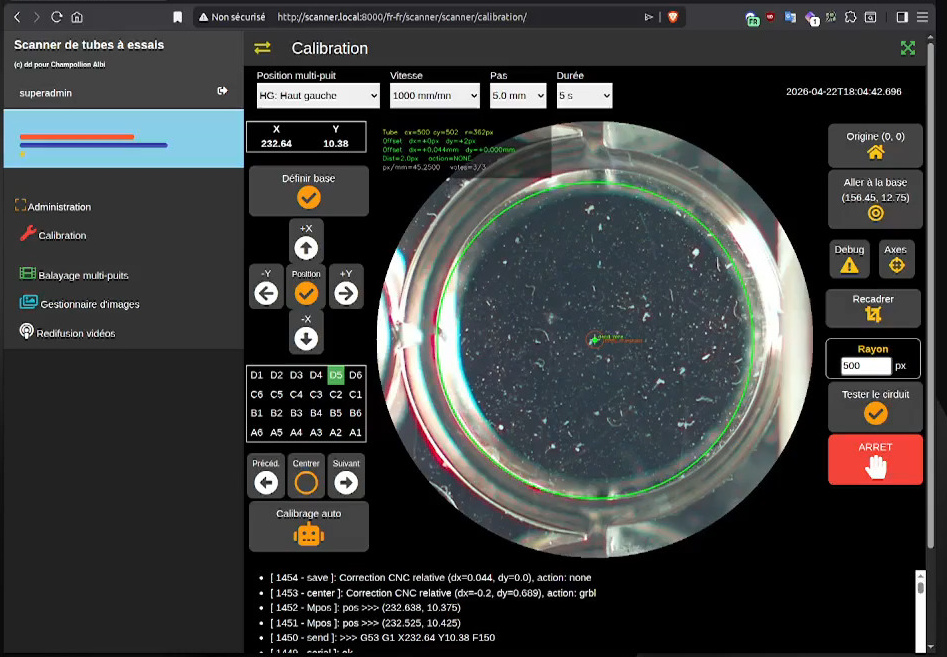
#> input picture calibration-auto.jpg, 947 x 657 px
$ python -i tube_aligner.py   (imports and definitions only)
#> lines starting #> are read from the running program, lines starting #| are printed output that depends on the picture
#> further down, picture is the input picture: shape (657, 947, 3); mean B, G, R 60.1, 60.5, 58.7
'''
modules/tube_aligner.py
Created on 17 avr. 2026

@author: denis
'''

import cv2
import logging
import numpy as np

logger = logging.getLogger(__name__)


class TubeAligner:

    GRBL_THRESHOLD_PX = 20
    DEAD_ZONE_PX      = 5

    def __init__(
        self,
        grbl_threshold_px : int   = 20,
        dead_zone_px      : int   = 5,
        debug             : bool  = False,      # ← activable depuis la vue
        display = None,                         # display function
    ):
        self.grbl_threshold_px = grbl_threshold_px
        self.dead_zone_px      = dead_zone_px
        self.debug             = debug
        self.display           = display
        self.TUBE_DIAMETER_MM  = 16.0
        # Plage de recherche du rayon en fraction de min(w,h)
        # Défaut : tube occupe ~30% du champ (camera).
        # Mode vidéo : puit remplit le crop → ratio ~0.50 → appeler set_radius_range(0.35, 0.52)
        self._min_radius_ratio = 0.26
        self._max_radius_ratio = 0.37
        self.draw_annotations  = True   # masquer l'overlay sans couper la détection

    # [4 lines left out: function set_radius_range, not called in this run]


    def set_tube_diameter(self, tube_diameter: float = 16.0) -> None:
        self.TUBE_DIAMETER_MM  = tube_diameter

    # ------------------------------------------------------------------ #
    # Détection principale
    # ------------------------------------------------------------------ #

    def detect_tube(self, frame: np.ndarray, tube_diameter: float = None) -> dict:
        if tube_diameter is not None:
            self.set_tube_diameter(tube_diameter)

        h, w    = frame.shape[:2]
#> h = 657; w = 947
        cx_img  = w // 2
#> cx_img = 473
        cy_img  = h // 2
#> cy_img = 328

        result = {
            "detected"       : False,
            "tube_cx"        : None,
            "tube_cy"        : None,
            "tube_radius"    : None,
            "radius_mm"      : self.TUBE_DIAMETER_MM / 2,
            "offset_x_px"    : 0,
            "offset_y_px"    : 0,
            "offset_x_mm"    : 0.0,
            "offset_y_mm"    : 0.0,
            "px_per_mm"      : 0.0,
            "action"         : "none",
            "frame_annotated": None,
            "msg"            : None,
        }
        frame_out = frame.copy()

        gray    = cv2.cvtColor(frame, cv2.COLOR_BGR2GRAY)
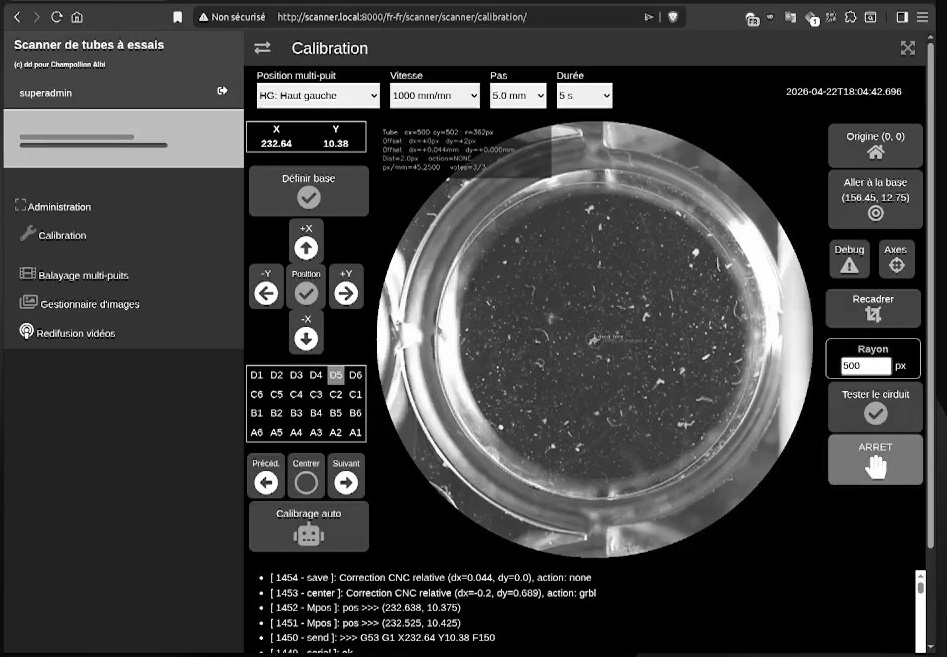
#> gray: shape (657, 947); min 0, max 255, mean 59.9
        # CLAHE pour renforcer le contraste local (paroi du puit sur fond gris uniforme)
        clahe   = cv2.createCLAHE(clipLimit=3.0, tileGridSize=(8, 8))
        gray    = clahe.apply(gray)
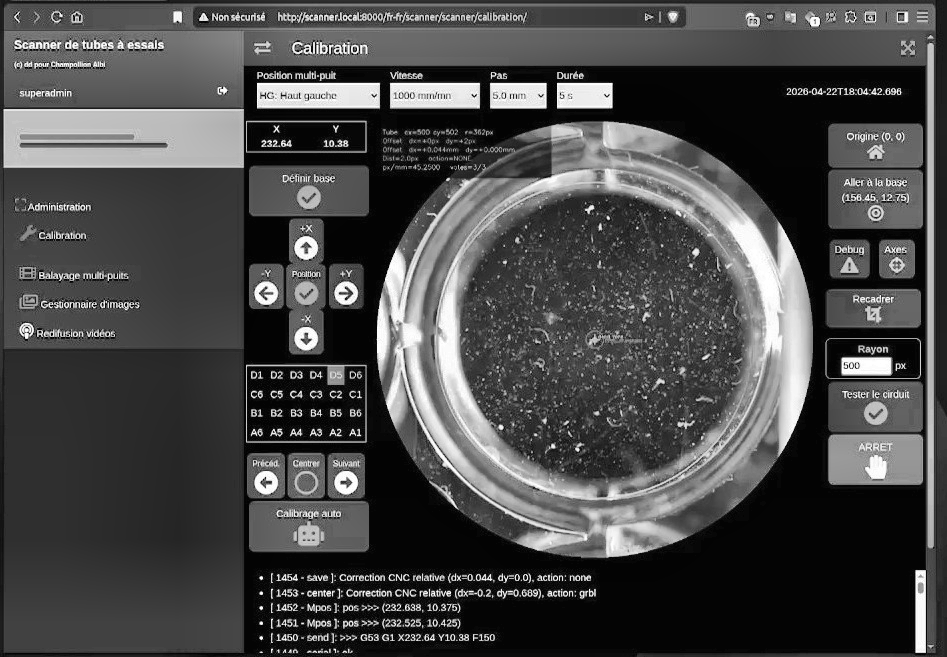
#> gray: shape (657, 947); min 1, max 255, mean 72.6
        blurred = cv2.GaussianBlur(gray, (15, 15), 3)
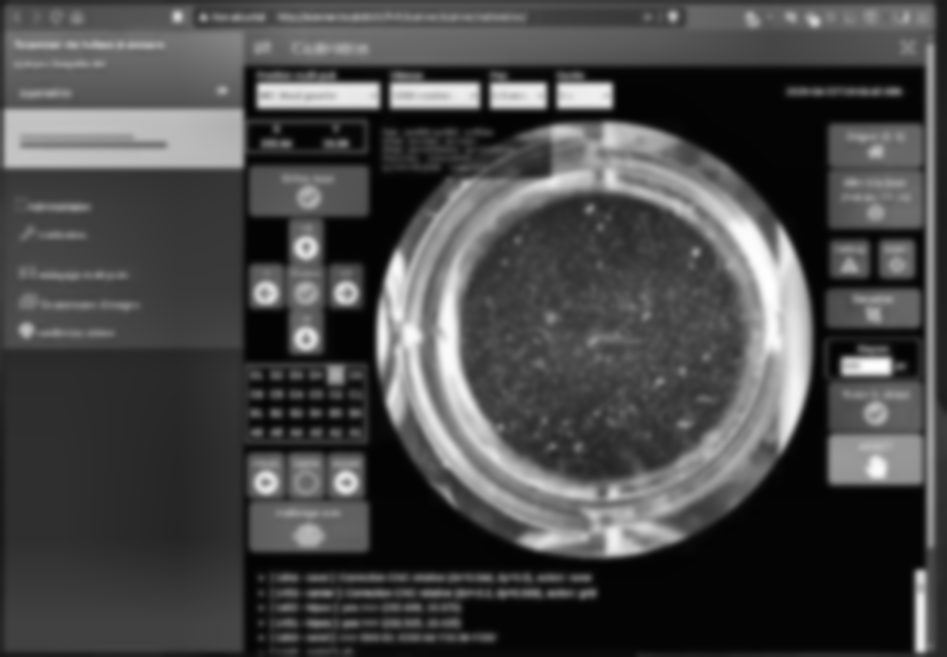
#> blurred: shape (657, 947); min 2, max 254, mean 72.6

        lo = self._min_radius_ratio
        hi = self._max_radius_ratio
        # 3 configurations légèrement différentes — vote majoritaire
        configs = [
            dict(param1=50, param2=30, minRadius=int(min(w,h)*lo),        maxRadius=int(min(w,h)*hi)),
            dict(param1=60, param2=28, minRadius=int(min(w,h)*lo),        maxRadius=int(min(w,h)*(hi+0.01))),
            dict(param1=50, param2=26, minRadius=int(min(w,h)*(lo-0.01)), maxRadius=int(min(w,h)*(hi+0.005))),
        ]

        all_cx, all_cy, all_r = [], [], []
        for cfg in configs:
            circles = cv2.HoughCircles(
                blurred,
                cv2.HOUGH_GRADIENT,
                dp=1.2,
                minDist=min(w, h) // 2,
                **cfg
            )
            if circles is not None:
                c    = np.round(circles[0]).astype(int)
                best = min(c, key=lambda c: np.sqrt((c[0]-cx_img)**2 + (c[1]-cy_img)**2))
                all_cx.append(int(best[0]))
                all_cy.append(int(best[1]))
                all_r.append(int(best[2]))
#> after the loop, all_cx = [595, 595, 595]; all_cy = [338, 338, 338]; all_r = [218, 218, 218]

        if not all_cx:
            msg = f"TubeAligner: aucun cercle détecté ({w}x{h})"
            result["msg"] =msg
            if self.debug and self.draw_annotations:
                frame_out = self._draw_debug_no_detection(frame_out, cx_img, cy_img)
            result["frame_annotated"] = frame_out
            return result

        # Moyenne des détections convergentes
        tx = int(np.mean(all_cx))
#> tx = 595
        ty = int(np.mean(all_cy))
#> ty = 338
        tr = int(np.mean(all_r))
#> tr = 218
        if tr > 0:
            self.px_per_mm = (2 * tr) / self.TUBE_DIAMETER_MM
#> self.px_per_mm = 27.25

        offset_x_px = tx - cx_img
#> offset_x_px = 122
        offset_y_px = ty - cy_img
#> offset_y_px = 10
        #offset_x_mm = offset_x_px / self.px_per_mm
        #offset_y_mm = offset_y_px /self. px_per_mm
        offset_x_mm = offset_y_px /self. px_per_mm  # (X CNC = Y image)
#> offset_x_mm = 0.367
        offset_y_mm = -offset_x_px / self.px_per_mm # (Y CNC = -X image)
#> offset_y_mm = -4.48
        dist_px     = float(np.sqrt(offset_x_px**2 + offset_y_px**2))
#> dist_px = 122.4

        if dist_px <= self.dead_zone_px:
            action = "none"
        elif dist_px <= self.grbl_threshold_px:
            action = "crop"
        else:
            action = "grbl"

        if self.debug and self.draw_annotations:
            frame_out = self._draw_debug(
                frame_out, cx_img, cy_img,
                tx, ty, tr,
                offset_x_px, offset_y_px,
                offset_x_mm, offset_y_mm,
                dist_px, action,
                votes=len(all_cx),          # ← affiche le nombre de configs ayant détecté
            )

        dx_mm , dy_mm = round(offset_x_mm, 3), round(offset_y_mm, 3)
#> dx_mm = 0.367; dy_mm = -4.48
        result.update({
            "detected"      : True,
            "tube_cx"       : tx,
            "tube_cy"       : ty,
            "tube_radius"   : tr,
            "radius_mm"     : self.TUBE_DIAMETER_MM / 2,
            "px_per_mm"     : self.px_per_mm,
            "offset_x_px"   : offset_x_px,
            "offset_y_px"   : offset_y_px,
            "offset_x_mm"   : dx_mm,
            "offset_y_mm"   : dy_mm,
            "action"        : action,
            "frame_annotated": frame_out,
            "msg"           : f"Correction CNC relative (dx={dx_mm:}, dy={dy_mm}), action: {action}"
        })
        return result

    # ------------------------------------------------------------------ #
    # Dessin debug
    # ------------------------------------------------------------------ #

    # [58 lines left out: functions _draw_debug, _draw_debug_no_detection, not called in this run]


>>> import cv2
>>> picture = cv2.imread('../../calibration-auto.jpg')
>>> result = TubeAligner().detect_tube(picture)
#> result = 13 items
